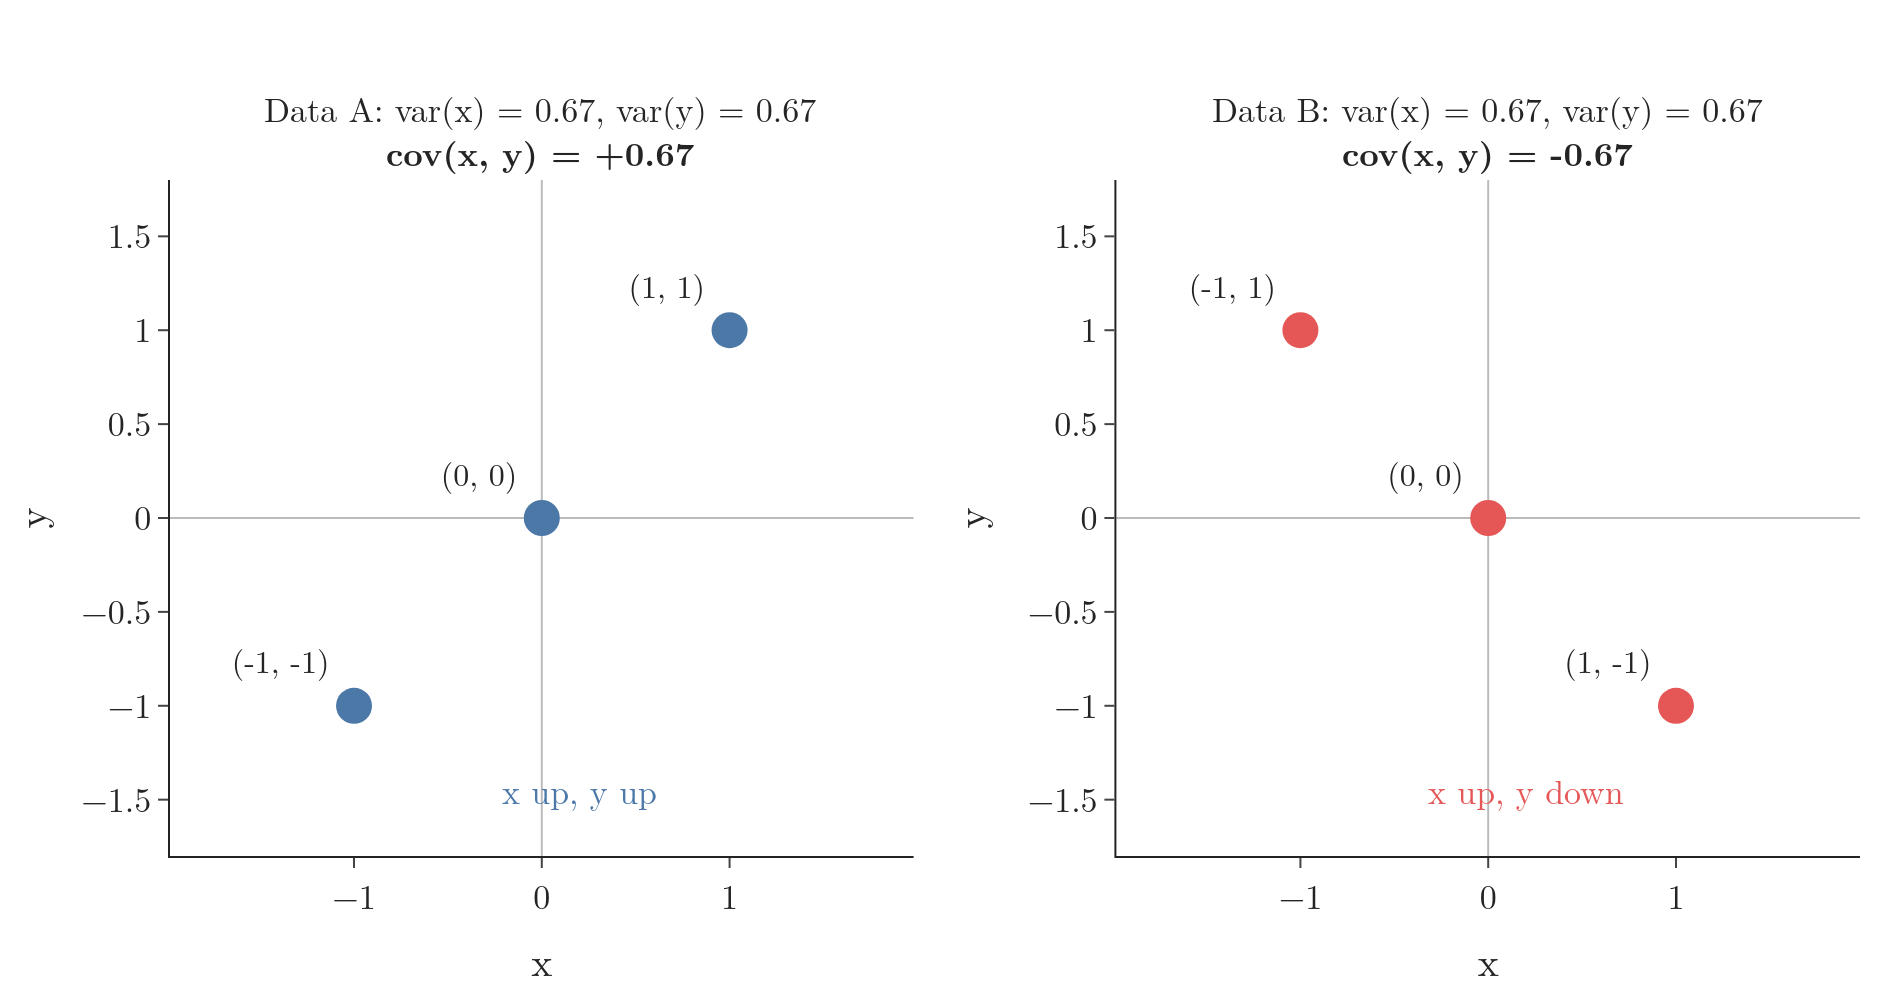

Reproduce this figure in Python.
"""Same variances, opposite covariance: variance alone cannot tell these two datasets apart (Plotly)."""
from pathlib import Path
import numpy as np
import plotly.graph_objects as go
from plotly.subplots import make_subplots

here = Path(__file__).parent
BLUE, RED, GREY = "#4C78A8", "#E45756", "#6B6B6B"
sets = {"Data A": np.array([[-1, -1], [0, 0], [1, 1]]), "Data B": np.array([[-1, 1], [0, 0], [1, -1]])}
cov = lambda d: float(np.mean((d[:, 0] - d[:, 0].mean()) * (d[:, 1] - d[:, 1].mean())))
titles = [f"{k}: var(x) = {d[:, 0].var():.2f}, var(y) = {d[:, 1].var():.2f}<br><b>cov(x, y) = {cov(d):+.2f}</b>"
          for k, d in sets.items()]
fig = make_subplots(1, 2, subplot_titles=titles, horizontal_spacing=0.12)
for c, (k, d) in enumerate(sets.items(), start=1):
    colour = BLUE if cov(d) > 0 else RED
    fig.add_trace(go.Scatter(x=d[:, 0], y=d[:, 1], mode="markers+text", marker=dict(size=18, color=colour),
                             text=[f"({x}, {y})" for x, y in d], textposition="top left", textfont=dict(size=16)), 1, c)
    fig.update_xaxes(range=[-1.8, 1.8], zeroline=True, zerolinecolor="#BBBBBB", title="x", row=1, col=c)
    fig.update_yaxes(range=[-1.8, 1.8], zeroline=True, zerolinecolor="#BBBBBB", title="y",
                     scaleanchor=f"x{'' if c == 1 else 2}", row=1, col=c)
fig.add_annotation(x=0.2, y=-1.45, xref="x", yref="y", text="x up, y up", showarrow=False, font=dict(color=BLUE, size=17))
fig.add_annotation(x=0.2, y=-1.45, xref="x2", yref="y2", text="x up, y down", showarrow=False, font=dict(color=RED, size=17))
fig.update_layout(template="simple_white", width=950, height=500, showlegend=False,
                  font=dict(family="Latin Modern Roman", size=17), margin=dict(l=60, r=20, t=90, b=50))
fig.update_annotations(font_size=17, selector=dict(xref="paper"))
fig.write_image(here / "covariance_sign.png", scale=2)
fig.write_image(here / "covariance_sign.pdf")
